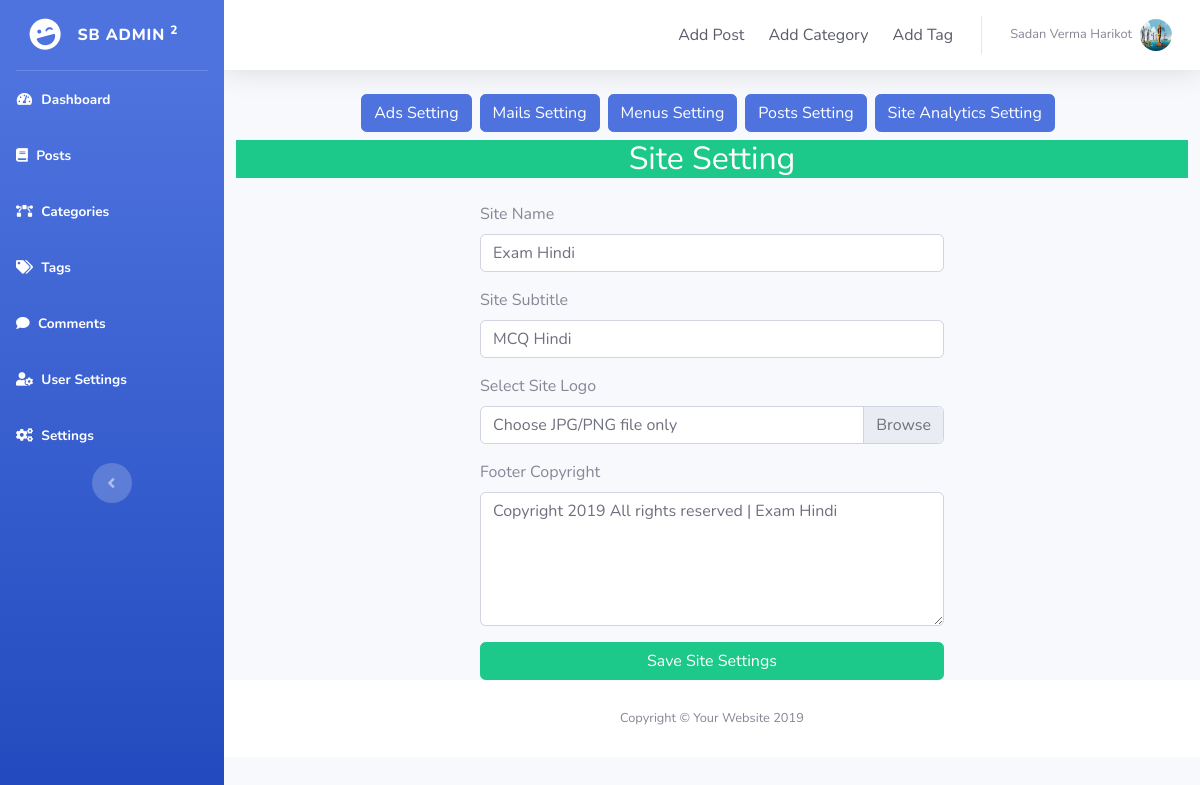
Screenshot of /admin/settings.php (signed in) with the database file from the repository.
### tables this page shows
CREATE TABLE `settings` (
  `id` int(11) NOT NULL,
  `site_name` varchar(255) NOT NULL,
  `site_subtitle` varchar(255) NOT NULL,
  `site_logo` varchar(255) NOT NULL,
  `footer_copyright` longtext NOT NULL,
  `header_code` varchar(400) NOT NULL,
  `footer_code` varchar(400) NOT NULL
);

### admin/db/DB.php (called while the page is built, shortened)
<?php
class DB
{
    protected $dbh;
    public function __construct()
    {
        $this->dbh = new PDO('mysql:host=' . DB_HOST . ';dbname=' . DB_NAME, DB_USER, DB_PASS);
    }
    public function getSiteSettings()
    {
        $q = "SELECT * FROM settings";
        $stmt = $this->dbh->prepare($q);
        $stmt->execute();
        $results = $stmt->fetchAll(PDO::FETCH_OBJ);
        foreach ($results as $result) {
            return $result;
        }
    }
}

### admin/settings.php (the view, shortened to what this page needs)
<?php
require_once 'db/DB.php';
$db = new DB();
extract($db->getUserData('users', $_SESSION['user']), EXTR_PREFIX_ALL, 'user');
$site_setting = $db->getSiteSettings();
?>
<?php include 'inc/header.php' ?>
<div id="wrapper">
    <?php include 'inc/sidebar.php'; ?>
    <div id="content-wrapper" class="d-flex flex-column">
        <div id="content">
            <?php include 'inc/top.php'; ?>
            <div class='oop-box'>
                <div class="col-12 d-flex justify-content-center mb-2">
                    <a href='ads-setting.php' class="btn btn-primary mr-2" type="button">Ads Setting</a>
                    <a href='mails-setting.php' class="btn btn-primary mr-2" type="button">Mails Setting</a>
                    <a href='menus-setting.php' class="btn btn-primary mr-2" type="button">Menus Setting</a>
                    <a href='posts-setting.php' class="btn btn-primary mr-2" type="button">Posts Setting</a>
                    <a href='anaytics-setting.php' class="btn btn-primary mr-2" type="button">Site Analytics Setting</a>
                </div>
                <div class="col-12">
                    <h2 class="text-center bg-success text-white mb-4">Site Setting</h2>
                </div>
                <div class="col-6 offset-3">
                    <form method="post" enctype="multipart/form-data">
                        <div class="form-group">
                            <label for="site_name">Site Name</label>
                            <input id="site_name" class="form-control" type="text" name="site_name" value="<?= $site_setting->site_name ?? ''; ?>">
                        </div>
                        <div class="form-group">
                            <label for="site_subtitle">Site Subtitle</label>
                            <input id="site_subtitle" class="form-control" type="text" name="site_subtitle" value="<?= $site_setting->site_subtitle ?? ''; ?>">
                        </div>
                        <div class="form-group">
                            <label for="customFile">Select Site Logo</label>
                            <div class="custom-file">
                                <label class="custom-file-label" for="customFile">Choose JPG/PNG file only</label>
                            </div>
                        </div>
                        <div class="form-group">
                            <label for="footer_copyright">Footer Copyright</label>
                            <textarea class="form-control" rows="5" name="footer_copyright"><?= $site_setting->footer_copyright ?? ''; ?></textarea>
                        </div>
                        <button class="btn btn-success btn-block" type="submit">Save Site Settings</button>
                    </form>
                </div>
            </div>
            <?php include 'inc/copyright.php'; ?>
        </div>
    </div>
    <?php include 'inc/footer.php'; ?>

### rows the page displays
settings: site_name "Exam Hindi", site_subtitle "MCQ Hindi", footer_copyright "Copyright 2019 All rights reserved | Exam Hindi"

### other values shown
$user_name "Sadan Verma Harikot"
